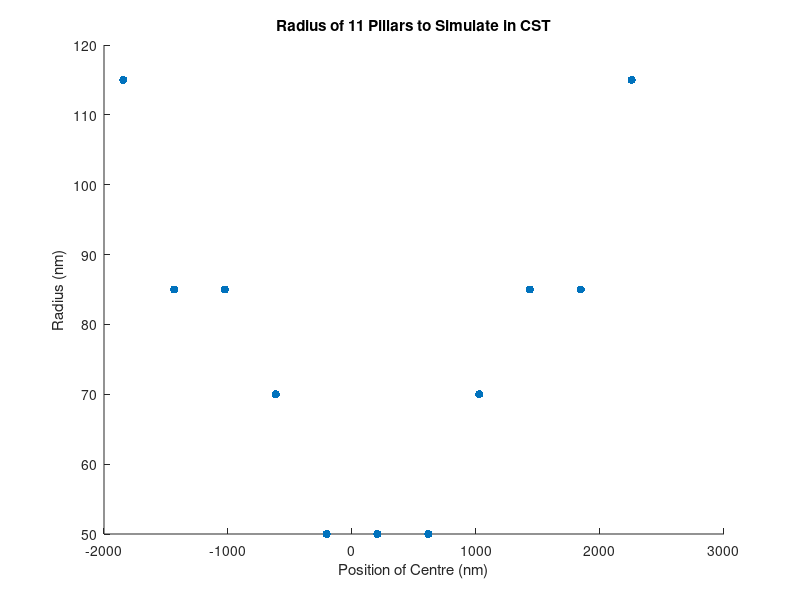

Write the MATLAB code that produced this figure.
%% SINGLE LINE FOR CST
close all;
clear;
clc;

% Finding a single line for simulating in CST
full=importdata('Lens_Small.txt').data;
X=full(:,1);
Y=full(:,2);
D=full(:,3);

%Px=0.41; %period in x in um (distance between pillar centres)
index=find(Y==0);

figure;
scatter(X(index).*1000,D(index).*1000./2,'filled');
title('Radius of 11 Pillars to Simulate in CST');
ylabel('Radius (nm)')
xlabel('Position of Centre (nm)')